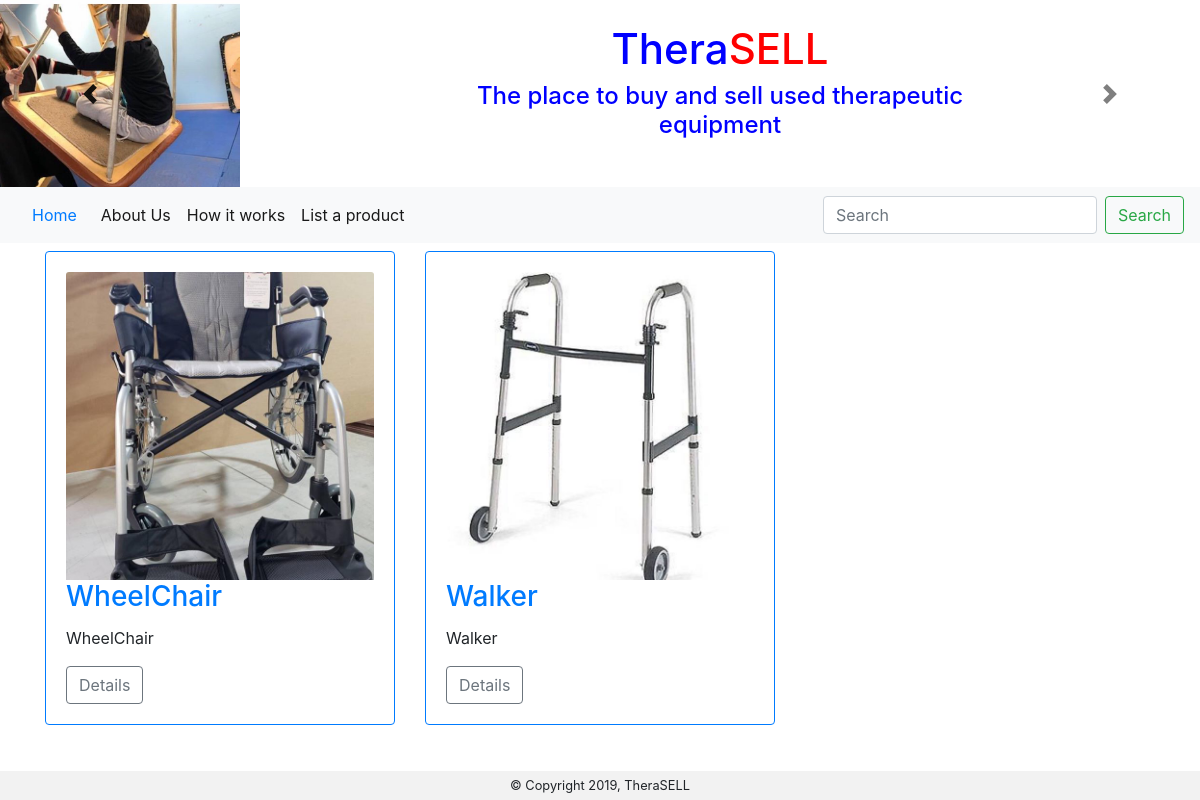
The app's page /, older data.
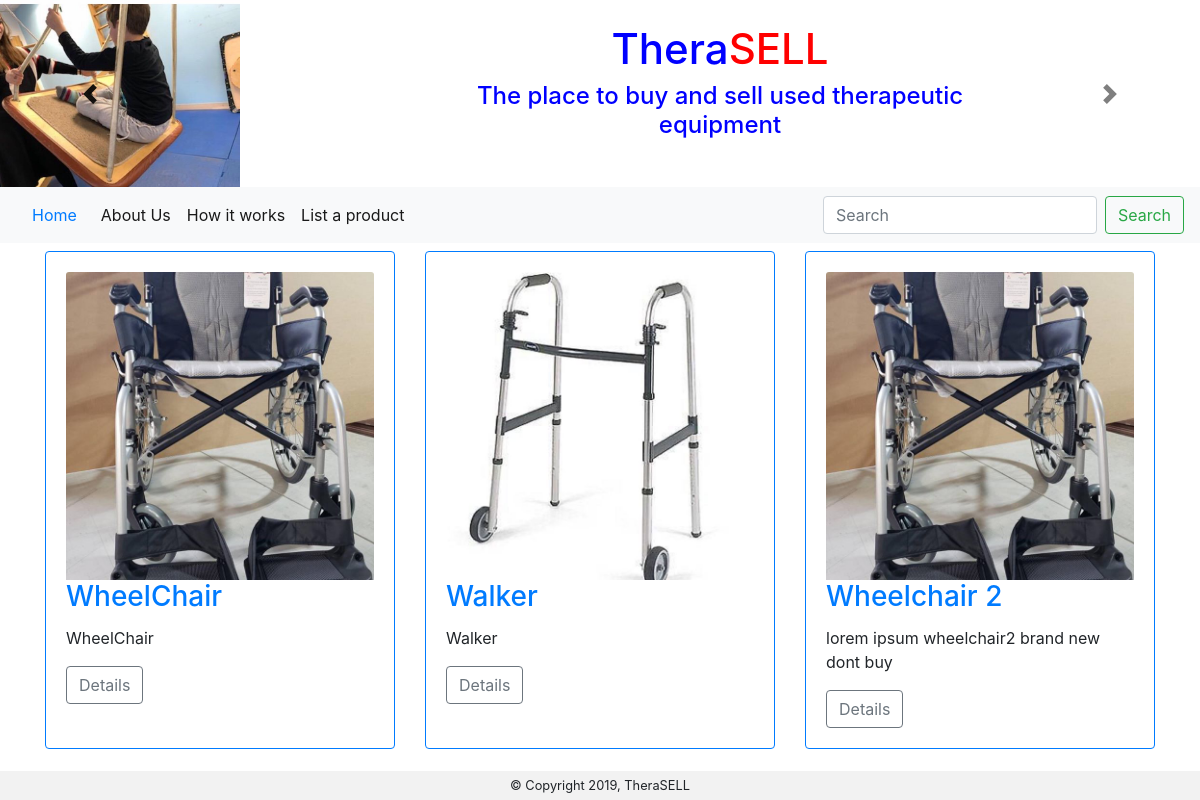
The same page, newer data.
### product/models.py (models this page shows, shortened)
class Product(models.Model):
    ID = models.AutoField(primary_key=True)
    Title = models.CharField(max_length=50)
    Description = models.TextField()
    Category = models.CharField(choices=CATEGORIES, max_length=100)
    Quantity = models.IntegerField(validators=[MinValueValidator(0)],default=1)
    Size = models.CharField(max_length=10,blank=True,null=True)
    Image = models.ImageField()
    Brand = models.CharField(max_length=50,blank=True,null=True)
    Color = models.CharField(max_length=20,blank=True,null=True)
    Condition = models.CharField(choices=CONDITION, max_length=25)
    Seller = models.TextField()
    Original_Price = models.CharField(max_length=10)
    Listing_Price = models.CharField(max_length=10)
    Posted_Date = models.DateTimeField()

### product/views.py (the view)
# urls.py: path('', views.product_list, name='product_list'),
def product_list(request):
    products = Product.objects.all()
    query = request.GET.get('q')
    if query:
        query_list = query.split()
        products = products.filter(reduce(operator.and_,
                       (Q(Title__icontains=q) for q in query_list)))# |
    products_arr = []
    for product in products:
        product_obj = {
            'ID' : product.ID,
            'Title' : product.Title,
            'Description' : product.Description,
            'Category' : product.Category,
            'Quantity' : product.Quantity,
            'Size' : product.Size,
            'Image' :product.Image,
            'Brand' : product.Brand,
            'Color' : product.Color,
            'Condition' : product.Condition,
            'Seller' : product.Seller,
            'Original_Price' : product.Original_Price,
            'Listing_Price' :  product.Listing_Price
        }
        products_arr.append(product_obj)
    return render(request, 'product/product_list.html', {'products': products_arr})

### product/templates/product/product_list.html (shortened to what this page needs)
{% extends 'product/base.html' %}
{% block content %}
<div class="container">
    <div class="row">
        {% for product in products %}
        <div class="col-sm-4 py-2">
            <div class="card h-100 border-primary">
                <div class="card-body">
                    <img class="card-img-top" src="/media/{{product.Image}}" alt="Card image" style="width:100%" href="{% url 'product_detail' pk=product.ID %}">
                    <h3 class="card-title"><a href="{% url 'product_detail' pk=product.ID %}">{{ product.Title }}</a></h3>
                    <p class="card-text">{{product.Description}}</p>
                    <a href="{% url 'product_detail' pk=product.ID %}" class="btn btn-outline-secondary">Details</a>
                </div>
            </div>
        </div>
         {% endfor %}
    </div>
</div>
{% endblock %}

### product/templates/product/base.html (shortened to what this page needs)
{% load static %}
<html>
    <head>
  <link rel="stylesheet" href="https://maxcdn.bootstrapcdn.com/bootstrap/4.0.0/css/bootstrap.min.css">
    </head>
    <body>
 {% load staticfiles %}
 <div id="demo" class="carousel slide" data-ride="carousel" data-interval="10000">
     <ul class="carousel-indicators">
       <li data-target="#demo" data-slide-to="0" class="active"></li>
       <li data-target="#demo" data-slide-to="1"></li>
     </ul>
     <div class="carousel-inner">
       <div class="carousel-item active">
          <img src="{% static 'images/image3.jpg' %}" alt="Image1"></img>
          <div class="carousel-caption">
             <h1>
               <span class="title-font" style="color:blue;">Thera</span><span class="title-font" style="color:red;">SELL</span>
              </h1>
             <h3 class="caption-font" style="color:blue;">The place to buy and sell used therapeutic equipment</h3>
           </div>
       </div>
     </div>
     <a class="carousel-control-prev" href="#demo" data-slide="prev">
       <span class="carousel-control-prev-icon"></span>
     </a>
     <a class="carousel-control-next" href="#demo" data-slide="next">
       <span class="carousel-control-next-icon"></span>
     </a>
   </div>
<nav class="navbar navbar-expand-lg navbar-light bg-light">
        <a class="nav-link" href="/">Home</a>
        <div class="collapse navbar-collapse" id="navbarSupportedContent">
          <ul class="navbar-nav mr-auto">
            <li class="nav-item active">
                <a class="nav-link" href="/About_Us">About Us <span class="sr-only">(current)</span></a>
            </li>
            <li class="nav-item active">
              <a class="nav-link" href="/how_it_works">How it works <span class="sr-only">(current)</span></a>
            </li>
            <li class="nav-item active">
              <a class="nav-link" href="{% url 'list_new' %}">List a product</a>
            </li>
          </ul>
          <form class="form-inline my-2 my-lg-0">
            <input class="form-control mr-sm-2" type="search" placeholder="Search" aria-label="Search" name="q">
            <button class="btn btn-outline-success my-2 my-sm-0" type="submit">Search</button>
          </form>
        </div>
      </nav>
                        {% block content %}
                        {% endblock %}
                <footer class="container-fluid text-center footer">
                    <small>&copy; Copyright 2019, TheraSELL</small>
                </footer>
    </body>
</html>

### product/templates/product/base.html (style rules this page uses)
.navbar { border-radius: 0; }
footer { background-color: #f2f2f2; padding: 5px; }
.carousel-inner > .carousel-item > img { margin: 0 auto; width:20%; max-height: 200px; height: auto; }
.carousel-item { text-align: left; background-color: #ffffff; }
.carousel-control-next, .carousel-control-prev { filter: invert(100%); }
.carousel-caption { right: 15%; left: auto; width: 50%; top: 2%; }
.carousel-indicators li { width: 10px; height: 10px; border-radius: 100%; }
.caption-font { font-size: 2vw; }
.title-font { font-size: 3.5vw; }
.footer { position: fixed; left: 0; bottom: 0; width: 100%; text-align: center; }

Row changes from the older to the newer data that the page shows:
added Product: Image (picture), Title "Wheelchair 2", Description "lorem ipsum wheelchair2 brand new dont buy"
Text that changed along with them:
new list line: "Details"
